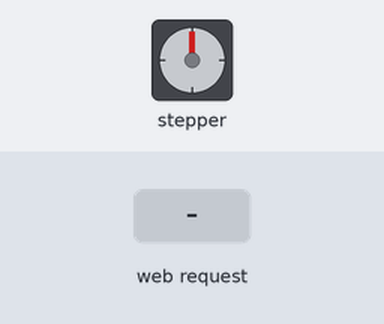
Bench run of a sketch on a simulated ESP32. Shown: stepper motor. The test bench sets the inputs (shaded band). WiFi joins after 1.5 s; servers stay silent unless stated; stepper angles assume 2048 steps per turn; what the sketch prints to the serial monitor is not drawn.

Above: at 2.7 s.
2.8 s: HTTP request GET /Abrir received
At 3.27 s:
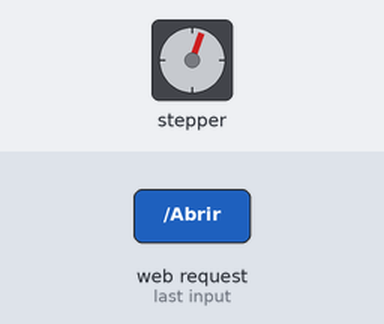
At 3.9 s:
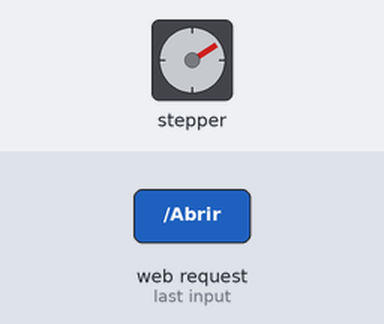
5.8 s: HTTP request GET /Total_mas received
At 6.7 s:
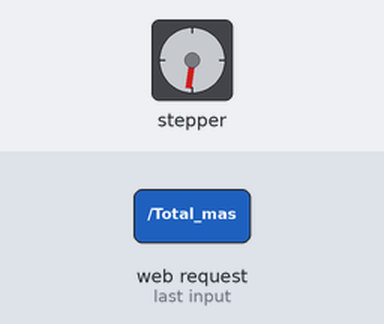
11.8 s: HTTP request GET /Cerrar received
Timing chart, 0 to 18.5 s (numbered marks = the images above; inputs shaded):
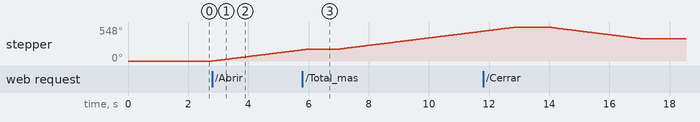

Measured:
- after the input at 2.8 s, stepper: keeps turning clockwise at about 60°/s, starting at once

The sketch:

Motor_stepper_esp32.ino
```cpp
#include <WiFi.h> // Libreria para placa ESP32
#include <SPI.h>
const char* ssid = "Familia_G-Ch";
const char* password = "FamiliK.13";

byte mac[] = { 0xDE, 0xAD, 0xBE, 0xEF, 0xFE, 0xED };
IPAddress ip(192,168,1,50);
String readString;

#include <Stepper.h>
double stepsPerRevolution = 2048;
double stepsPerRevolution1 = 1070;
                                                                //IN1,IN3,IN2,IN4
Stepper myStepper(stepsPerRevolution, 21, 18, 19, 5);  // Pin inversion to make the library work

WiFiServer server(80);

void setup() {
  Serial.begin(115200);
  delay(10);
 myStepper.setSpeed(10);

  // Conectarse a la red WiFi
  Serial.println();
  Serial.println();
  Serial.print("Connecting to ");
  Serial.println(ssid);

  WiFi.begin(ssid, password);

  while (WiFi.status() != WL_CONNECTED) {
    delay(500);
    Serial.print(".");
  }
  Serial.println("");
  Serial.println("WiFi connected");

  // Iniciar el servidor
  server.begin();
  Serial.println("Server started");

  // Imprimir la dirección IP
  Serial.print("Use this URL to connect: ");
  Serial.print("http://");
  Serial.print(WiFi.localIP());
  Serial.println("/");

}

void loop() {
  // Comprueba si cliente se ha conectado
  WiFiClient client = server.available();
  if (!client) {
    return;
  }

  // Espera hasta que el cliente envíe algunos datos.
  Serial.println("new client");
  while(!client.available()){
    delay(1);
  }

  // Lee la primera línea requerida
  String request = client.readStringUntil('\r');
  Serial.println(request);
  client.flush();

  // Coincide con la solicitud

  if (request.indexOf("Abrir") != -1)  {
     Serial.println("0 a 180 ");
    myStepper.step(stepsPerRevolution1);
    delay(1000);
  }

  if (request.indexOf("Cerrar") != -1)  {
   Serial.println("180 a 0");
   myStepper.step(-stepsPerRevolution1);
   delay(1000);
  }

  if (request.indexOf("Total_mas") != -1)  {
    Serial.println("0 a 360");
    myStepper.step(stepsPerRevolution);
    delay(1000);
  }

  if (request.indexOf("Total_menos") != -1)  {
   Serial.println("360 a 0");
   myStepper.step(-stepsPerRevolution);
   delay(1000);
  }
}
```
